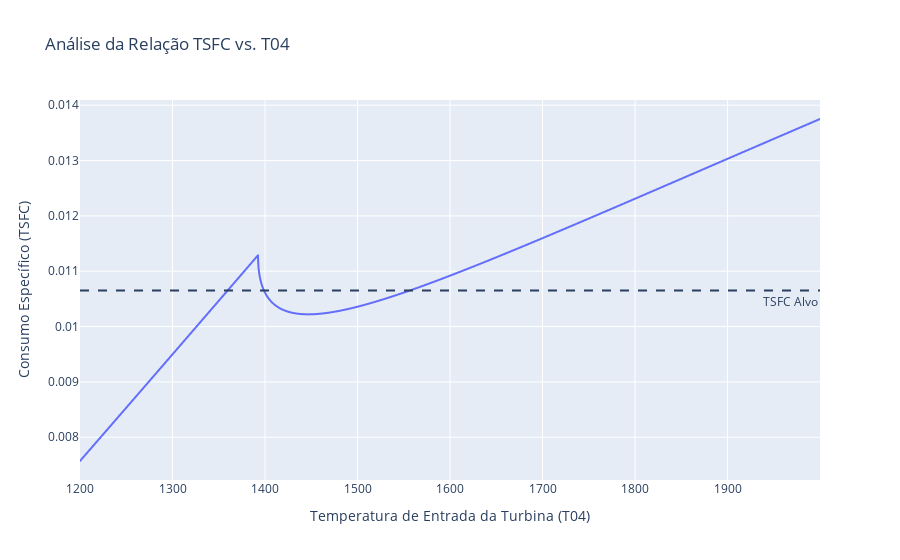

Write notebook code for a chart like this one.
### Markdown cell above
### TG: CFM56-7B27

### Code cell
turbofan = Turbofan(config_turbofan)
turbofan.set_air_flow(100)
rated_thrust = 121.4  # kN
fuel_flow = 1.293  # kg/s
optimization_status = turbofan.calibrate_turbofan(rated_thrust, fuel_flow)
turbofan.plot_calibration_result(fuel_flow / rated_thrust, np.arange(1200,2000, 0.1))
optimization_status

### Figure 1 — Plotly figure (JSON) as saved in the notebook; plotly's stock layout.template omitted (floating-point values rounded to 4 significant figures; data arrays with more than 128 entries replaced by an {"elided": "..."} marker saying what was removed)
{"data": [{"hovertemplate": "T04 (K)=%{x}<br>TSFC (kg/s/kN)=%{y}<extra></extra>", "legendgroup": "", "line": {"color": "#636efa", "dash": "solid"}, "marker": {"symbol": "circle"}, "mode": "lines", "name": "", "showlegend": false, "x": {"elided": "8000 float values"}, "xaxis": "x", "y": {"elided": "8000 float values"}, "yaxis": "y", "type": "scattergl"}], "layout": {"xaxis": {"anchor": "y", "domain": [0.0, 1.0], "title": {"text": "Temperatura de Entrada da Turbina (T04)"}}, "yaxis": {"anchor": "x", "domain": [0.0, 1.0], "title": {"text": "Consumo Específico (TSFC)"}}, "legend": {"tracegroupgap": 0}, "title": {"text": "Análise da Relação TSFC vs. T04"}, "shapes": [{"line": {"dash": "dash"}, "type": "line", "x0": 0, "x1": 1, "xref": "x domain", "y0": 0.01065, "y1": 0.01065, "yref": "y"}], "annotations": [{"showarrow": false, "text": "TSFC Alvo", "x": 1, "xanchor": "right", "xref": "x domain", "y": 0.01065, "yanchor": "top", "yref": "y"}]}}
